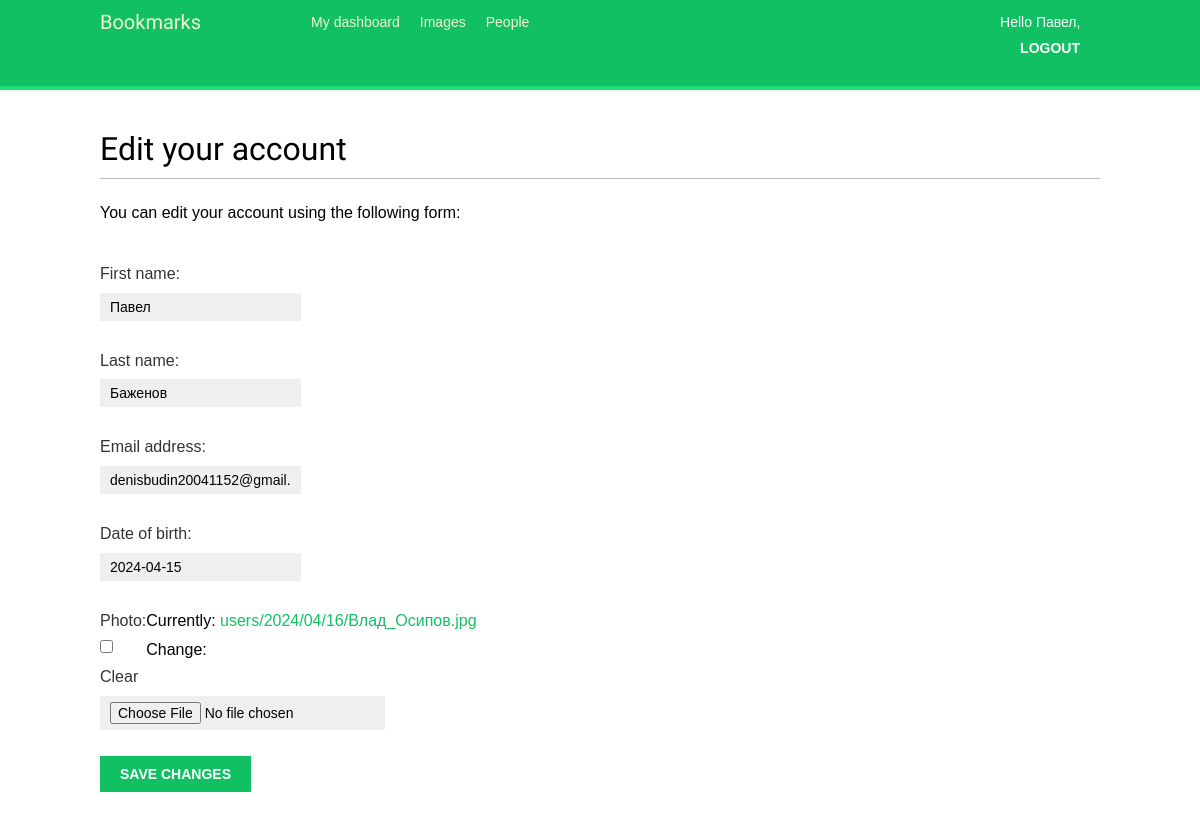
Before: /account/edit/ (signed in) with the older database file.
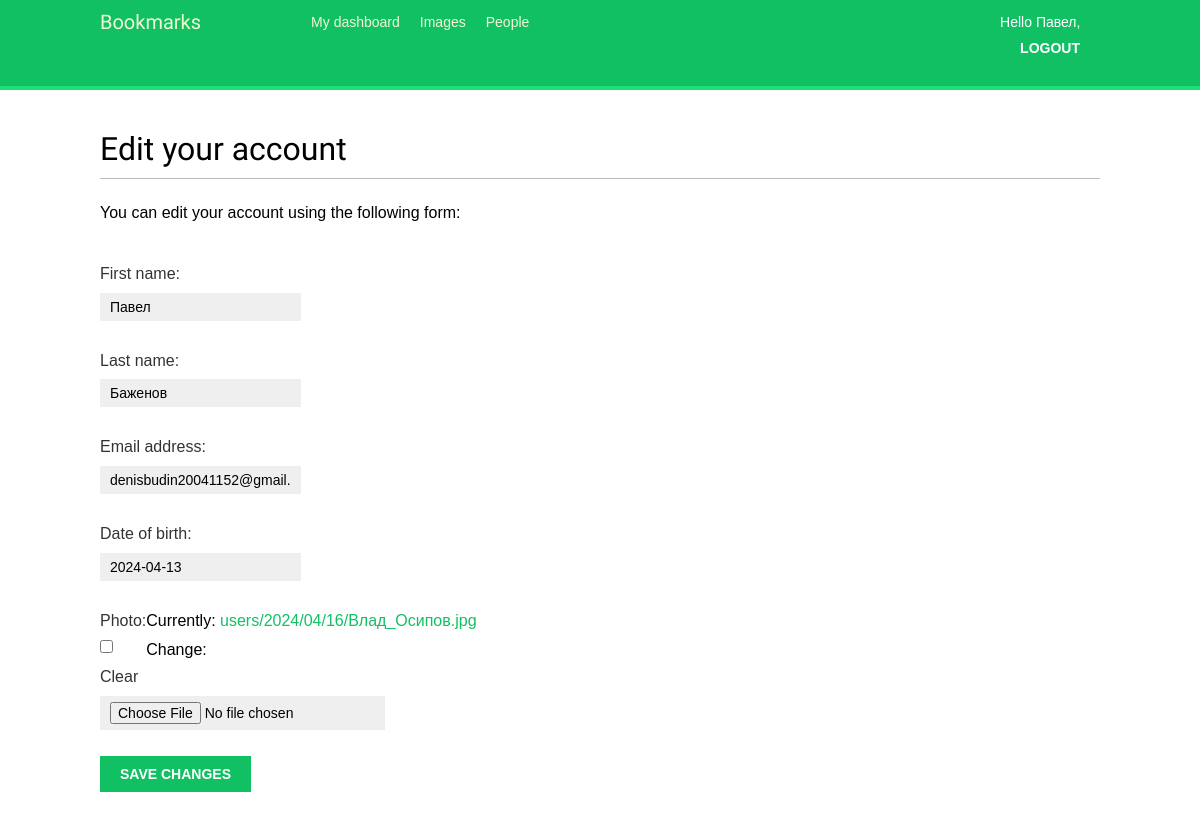
After: the same page with the newer database file.
### account/models.py (models this page shows, shortened)
class Profile(models.Model):
    user = models.OneToOneField(settings.AUTH_USER_MODEL,
                                on_delete=models.CASCADE)
    date_of_birth = models.DateField(blank=True, null=True)
    photo = models.ImageField(upload_to="users/%Y/%m/%d/",
                              blank=True)

### account/views.py (the view)
# urls.py: path("edit/", views.edit, name="edit"),
@login_required
def edit(request):
    if request.method == "POST":
        user_form = UserEditForm(instance=request.user,
                                 data=request.POST)
        profile_form = ProfileEditForm(instance=request.user.profile,
                                       data=request.POST,
                                       files=request.FILES)
        if user_form.is_valid() and profile_form.is_valid():
            user_form.save()
            profile_form.save()
            messages.success(request, "Profile updated"\
                             "successfully")
        else:
            messages.error(request, "Error updating your profile")
    else:
        user_form = UserEditForm(instance=request.user)
        profile_form = ProfileEditForm(instance=request.user.profile)
    return render(request,
                  "account/edit.html",
                  {"user_form": user_form,
                   "profile_form": profile_form})

### account/forms.py
class UserEditForm(forms.ModelForm):
    class Meta:
        model = User
        fields = ["first_name", "last_name", "email"]

class ProfileEditForm(forms.ModelForm):
    class Meta:
        model = Profile
        fields = ["date_of_birth", "photo"]

### account/templates/account/edit.html (shortened to what this page needs)
{% extends "base.html" %}
{% block content %}
    <h1>Edit your account</h1>
    <p>You can edit your account using the following form:</p>
    <form method="post" enctype="multipart/form-data">
        {{ user_form.as_p }}
        {{ profile_form.as_p }}
        <p><input type="submit" value="Save changes"></p>
    </form>
{% endblock content %}

### account/templates/base.html (shortened to what this page needs)
{% load static %}
<!DOCTYPE html>
<html>
<head>
    <link href="{% static "css/base.css" %}" rel="stylesheet">
</head>
<body>
    <div id="header">
        <span class="logo">Bookmarks</span>
        {% if request.user.is_authenticated %}
            <ul class="menu">
                <li {% if section == "dashboard" %} class="selected"{% endif %}>
                    <a href="{% url "dashboard" %}">My dashboard</a>
                </li>
                <li {% if section == "images" %} class="selected"{% endif %}>
                    <a href="#">Images</a>
                </li>
                <li {% if section == "people" %}class="selected"{% endif %}>
                    <a href="#">People</a>
                </li>
            </ul>
        {% endif %}
        <span class="user">
            {% if request.user.is_authenticated %}
                Hello {{ request.user.first_name|default:request.user.username }},
                <form method="post" action="{% url 'logout' %}">
                    <input type="submit" value="Logout">
                </form>
            {% else %}
                <a href="{% url "login" %}">Log-in</a>
            {% endif %}
        </span>
    </div>
    <div id="content">
        {% block content %}
        {% endblock content %}
    </div>
</body>
</html>

### account/static/css/base.css (style rules this page uses)
body { margin:0; padding:0; font-family:helvetica, sans-serif; }
p { line-height: 1.8; }
a { color:#12c064; text-decoration:none; }
h1, h2, h3, h4, h5 , h6 { font-family: 'Muli', sans-serif; font-weight:normal; }
h1 { border-bottom:1px solid #bbb; padding:0 0 10px 0; margin:10px 0 20px 0; }
#header { padding:10px 100px; font-size:14px; background:#12c064; color:#fff; border-bottom:4px solid #1cdf78; overflow:auto; }
#header .logo { font-family: 'Muli', sans-serif; float:left; color:#f3f7cc; font-size:20px; margin-right:10%; }
#header ul.menu { list-style:none; float:left; margin:0; padding:0; }
#header ul.menu li { float:left; padding:4px 10px; }
#header a { color:#f3f7cc; }
#header .user { float:right; padding-top:4px; }
#content { padding:30px 100px; }
form { overflow:auto; }
form p { width:100%; overflow:auto; }
label { float:left; clear:both; color:#333; margin-bottom:4px; }
input, textarea { clear:both; float:left; margin:0 0 10px; background:#efefef; border:0; padding:6px 10px; font-size:14px; }
input[type=submit], a.button { font-weight:bold; background:#12c064; color:#fff; padding:10px 20px; font-size:14px; text-transform:uppercase; }

Changed rows visible on the page:
changed Profile: date_of_birth "2024-04-15" → "2024-04-13"
